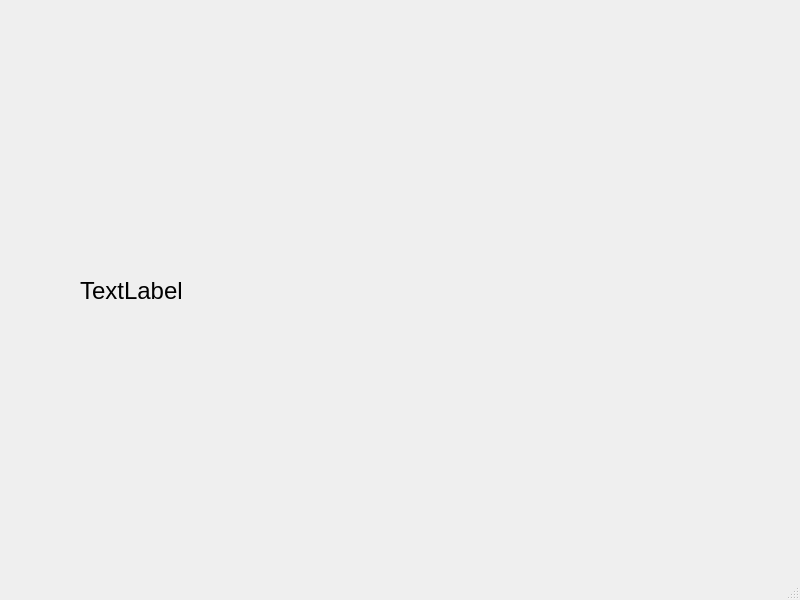
<?xml version="1.0" encoding="UTF-8"?>
<ui version="4.0">
 <class>MainWindow</class>
 <widget class="QMainWindow" name="MainWindow">
  <property name="geometry">
   <rect>
    <x>0</x>
    <y>0</y>
    <width>800</width>
    <height>600</height>
   </rect>
  </property>
  <property name="windowTitle">
   <string>MainWindow</string>
  </property>
  <widget class="QWidget" name="centralwidget">
   <widget class="QLabel" name="label">
    <property name="geometry">
     <rect>
      <x>80</x>
      <y>240</y>
      <width>571</width>
      <height>101</height>
     </rect>
    </property>
    <property name="font">
     <font>
      <pointsize>18</pointsize>
     </font>
    </property>
    <property name="text">
     <string>TextLabel</string>
    </property>
   </widget>
  </widget>
  <widget class="QMenuBar" name="menubar">
   <property name="geometry">
    <rect>
     <x>0</x>
     <y>0</y>
     <width>800</width>
     <height>23</height>
    </rect>
   </property>
  </widget>
  <widget class="QStatusBar" name="statusbar"/>
 </widget>
 <resources/>
 <connections/>
</ui>
